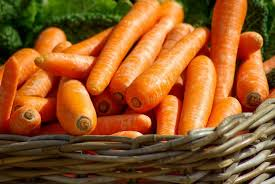
#> input picture Fresh Test/F1.jpg, 275 x 184 px
$ jupyter execute latest1.ipynb
#> lines starting #> are read from the running program, lines starting #| are printed output that depends on the picture; after the words box and inside, x2 and y2 are one past the last pixel; in counts of white or black regions, pixels touching at a corner belong together
[cell 1]
import cv2
import numpy as np

def load_image(path):
    img = cv2.imread(path)
    if img is None:
        raise FileNotFoundError(f"Image not found at path: {path}")
    print(f"Image loaded: {path}, shape: {img.shape}")
    return img

def create_carrot_mask(img):
    hsv = cv2.cvtColor(img, cv2.COLOR_BGR2HSV)
    lower_carrot = np.array([12, 150, 150])
    upper_carrot = np.array([20, 255, 255])
    mask = cv2.inRange(hsv, lower_carrot, upper_carrot)
    return mask

def create_rotten_mask(img):
    hsv = cv2.cvtColor(img, cv2.COLOR_BGR2HSV)
    gray = cv2.cvtColor(img, cv2.COLOR_BGR2GRAY)
    lower_dark = np.array([0, 0, 0])
    upper_dark = np.array([50, 255, 180])
    dark_mask = cv2.inRange(hsv, lower_dark, upper_dark)
    lower_white = np.array([0, 0, 180])
    upper_white = np.array([180, 60, 255])
    white_mask = cv2.inRange(hsv, lower_white, upper_white)
    _, gray_mask = cv2.threshold(gray, 90, 255, cv2.THRESH_BINARY_INV)
    combined = cv2.bitwise_or(dark_mask, white_mask)
    combined = cv2.bitwise_or(combined, gray_mask)
    kernel = cv2.getStructuringElement(cv2.MORPH_ELLIPSE, (5,5))
    cleaned = cv2.morphologyEx(combined, cv2.MORPH_OPEN, kernel)
    return cleaned

def is_carrot_present(mask_carrot, img_shape):
    total_pixels = np.sum(mask_carrot > 0)
    ratio = total_pixels / (img_shape[0] * img_shape[1])
    return total_pixels > 800 and 0.005 < ratio < 0.6

def classify_freshness(img):
    carrot_mask = create_carrot_mask(img)
    rotten_mask = create_rotten_mask(img)
    rotten_in_carrot = cv2.bitwise_and(carrot_mask, rotten_mask)
    total_carrot = np.sum(carrot_mask > 0)
    total_rotten = np.sum(rotten_in_carrot > 0)
    if total_carrot == 0 or not is_carrot_present(carrot_mask, img.shape):
        return "Not a carrot or unclear", carrot_mask, rotten_in_carrot
    rotten_ratio = total_rotten / total_carrot
    print(f"Total carrot pixels: {total_carrot}, Rotten pixels inside carrot: {total_rotten}, Rotten ratio: {rotten_ratio:.4f}")
    if rotten_ratio > 0.07 and total_rotten > 150:
        return f"Not Fresh ({(1 - rotten_ratio)*100:.1f}% good)", carrot_mask, rotten_in_carrot
    else:
        return f"Fresh ({(1 - rotten_ratio)*100:.1f}% good)", carrot_mask, rotten_in_carrot

def display_results(img, carrot_mask, rotten_mask, classification):
    marked = img.copy()
    marked[rotten_mask > 0] = [0, 0, 255]
    cv2.imshow("Original Image", img)
    cv2.imshow("Carrot Mask", carrot_mask)
    cv2.imshow("Rotten Mask", rotten_mask)
    cv2.imshow("Rotten Inside Carrot Mask", rotten_mask)
    cv2.imshow(f"Result - {classification}", marked)
    print(f"Classification: {classification}")
    print("Press any key in an image window to exit...")
    cv2.waitKey(0)
    cv2.destroyAllWindows()

if __name__ == "__main__":
    path = input("Enter image path: ").strip()
#> the answer given: Fresh Test/F1.jpg
    image = load_image(path)
#> in load_image, img is the input picture: shape (184, 275, 3); mean B, G, R 40.1, 89, 146.7
#| Image loaded: Fresh Test/F1.jpg, shape: (184, 275, 3)
    classification, carrot_mask, rotten_mask = classify_freshness(image)
#> in create_carrot_mask, `hsv = cv2.cvtColor(img, cv2.COLOR_BGR2HSV)`: hsv: shape (184, 275, 3); mean H, S, V 18.3, 192.2, 149.3
#> in create_carrot_mask, `mask = cv2.inRange(hsv, lower_carrot, upper_carrot)`:
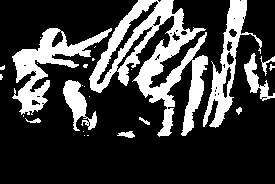
#> mask: shape (184, 275); 24% white; 26 white regions (15 under 20 px), largest, box (x1, y1, x2, y2) and area: (89, 0, 208, 137) 5940, (12, 28, 112, 115) 2628, (203, 0, 262, 128) 1963
#> in create_rotten_mask, `gray = cv2.cvtColor(img, cv2.COLOR_BGR2GRAY)`:
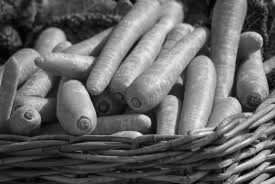
#> gray: shape (184, 275); min 1, max 248, mean 100.7
#> in create_rotten_mask, `dark_mask = cv2.inRange(hsv, lower_dark, upper_dark)`:
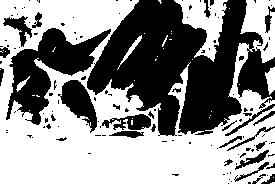
#> dark_mask: shape (184, 275); 55.9% white; 126 black regions (96 under 20 px), largest, box (x1, y1, x2, y2) and area: (87, 0, 275, 136) 14513, (6, 28, 111, 125) 3930, (58, 80, 97, 133) 995
#> in create_rotten_mask, `white_mask = cv2.inRange(hsv, lower_white, upper_white)`:
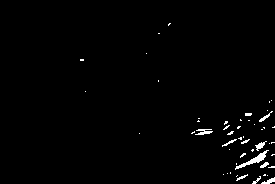
#> white_mask: shape (184, 275); 1.3% white in thin lines or dots, all inside (x1, y1, x2, y2) = (80, 23, 275, 184)
#> in create_rotten_mask, `_, gray_mask = cv2.threshold(gray, 90, 255, cv2.THRESH_BINARY_INV)`:
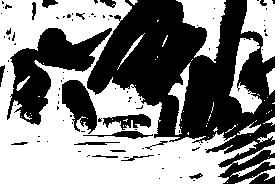
#> gray_mask: shape (184, 275); 52.2% white; 95 black regions (75 under 20 px), largest, box (x1, y1, x2, y2) and area: (87, 0, 275, 184) 17350, (7, 28, 112, 125) 3963, (62, 80, 97, 134) 1130
#> in create_rotten_mask, `combined = cv2.bitwise_or(dark_mask, white_mask)`:
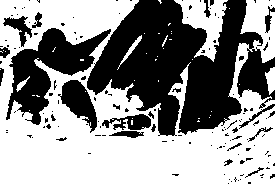
#> combined: shape (184, 275); 57.2% white; 140 black regions (117 under 20 px), largest, box (x1, y1, x2, y2) and area: (87, 0, 275, 136) 14415, (6, 28, 111, 125) 3922, (58, 80, 97, 133) 994
#> in create_rotten_mask, `combined = cv2.bitwise_or(combined, gray_mask)`:
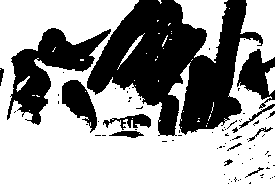
#> combined: shape (184, 275); 61.3% white; 80 black regions (67 under 20 px), largest, box (x1, y1, x2, y2) and area: (87, 0, 263, 136) 12725, (7, 28, 111, 125) 3727, (237, 49, 275, 109) 1097
#> in create_rotten_mask, `cleaned = cv2.morphologyEx(combined, cv2.MORPH_OPEN, kernel)`:
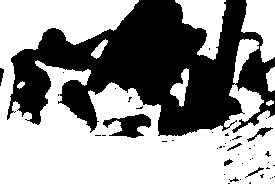
#> cleaned: shape (184, 275); 59% white; 45 black regions (37 under 20 px), largest, box (x1, y1, x2, y2) and area: (7, 0, 275, 136) 19736, (103, 114, 151, 138) 613, (247, 127, 273, 142) 101
#> in classify_freshness, `rotten_in_carrot = cv2.bitwise_and(carrot_mask, rotten_mask)`:
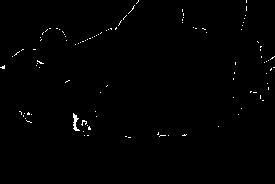
#> rotten_in_carrot: shape (184, 275); 0.67% white in thin lines or dots, all inside (x1, y1, x2, y2) = (0, 0, 275, 138)
#> in classify_freshness, `total_carrot = np.sum(carrot_mask > 0)`: total_carrot = 12133
#> in classify_freshness, `total_rotten = np.sum(rotten_in_carrot > 0)`: total_rotten = 339
#> in is_carrot_present, `total_pixels = np.sum(mask_carrot > 0)`: total_pixels = 12133
#> in is_carrot_present, `ratio = total_pixels / (img_shape[0] * img_shape[1])`: ratio = 0.24
#> in classify_freshness, `rotten_ratio = total_rotten / total_carrot`: rotten_ratio = 0.0279
#| Total carrot pixels: 12133, Rotten pixels inside carrot: 339, Rotten ratio: 0.0279
#> classification = 'Fresh (97.2% good)'
    display_results(image, carrot_mask, rotten_mask, classification)
#> in display_results, `marked[rotten_mask > 0] = [0, 0, 255]`:
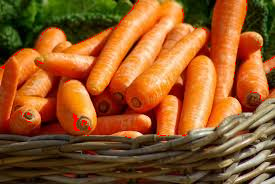
#> marked: shape (184, 275, 3); 0.67% of pixels changed, all inside (x1, y1, x2, y2) = (0, 0, 275, 138)
